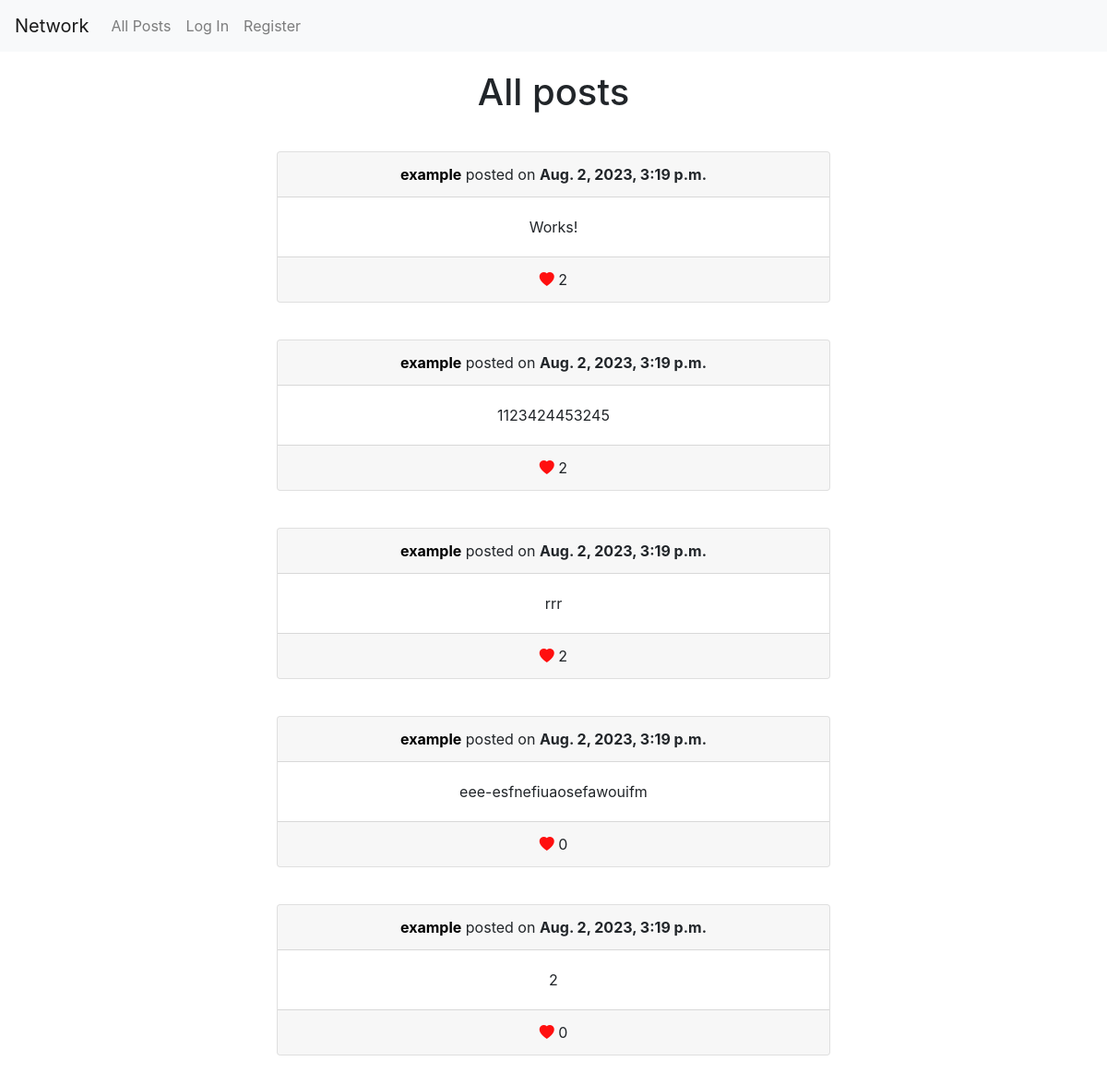
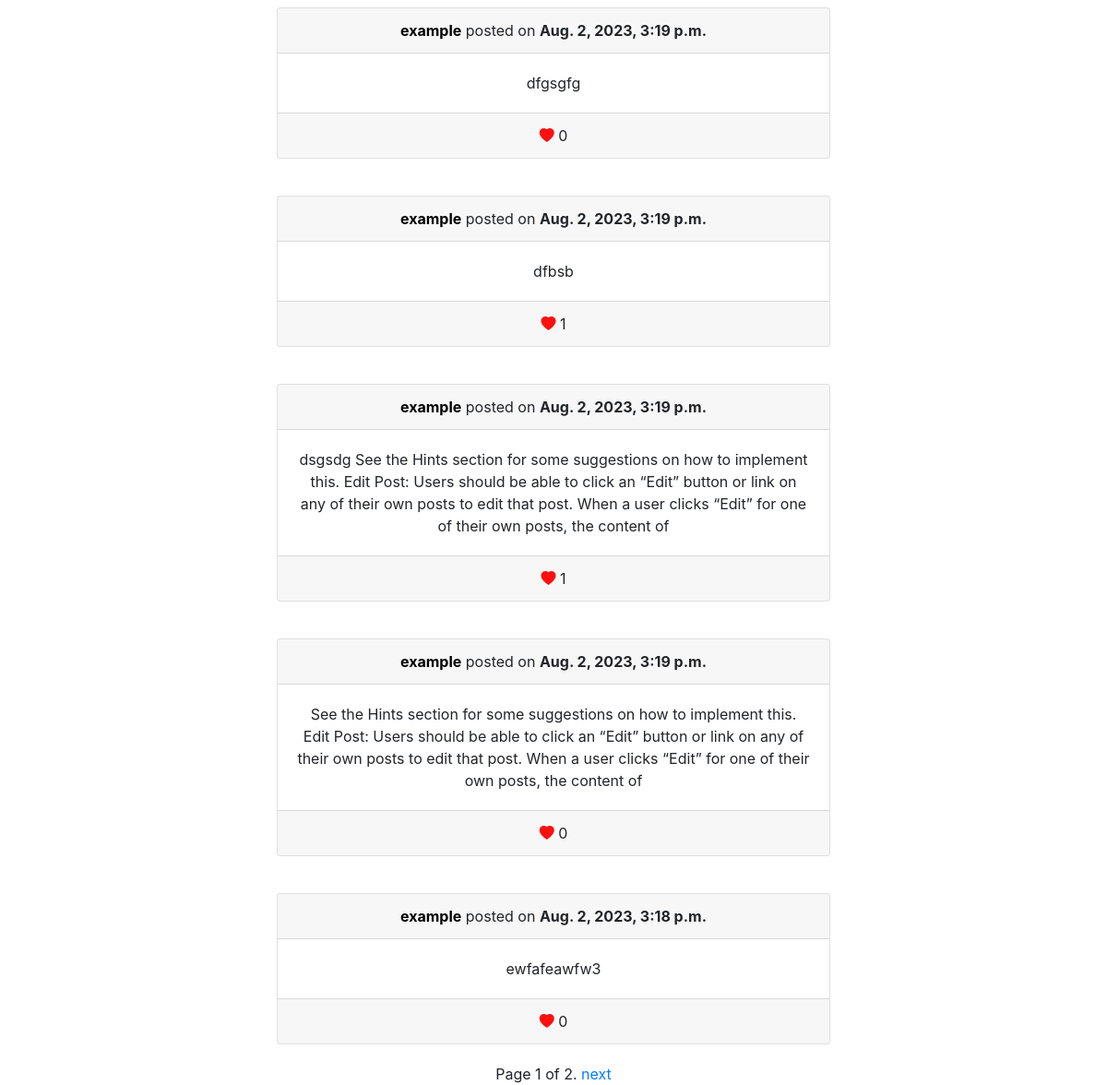
The app's page /, older data (2 pictures, top to bottom).
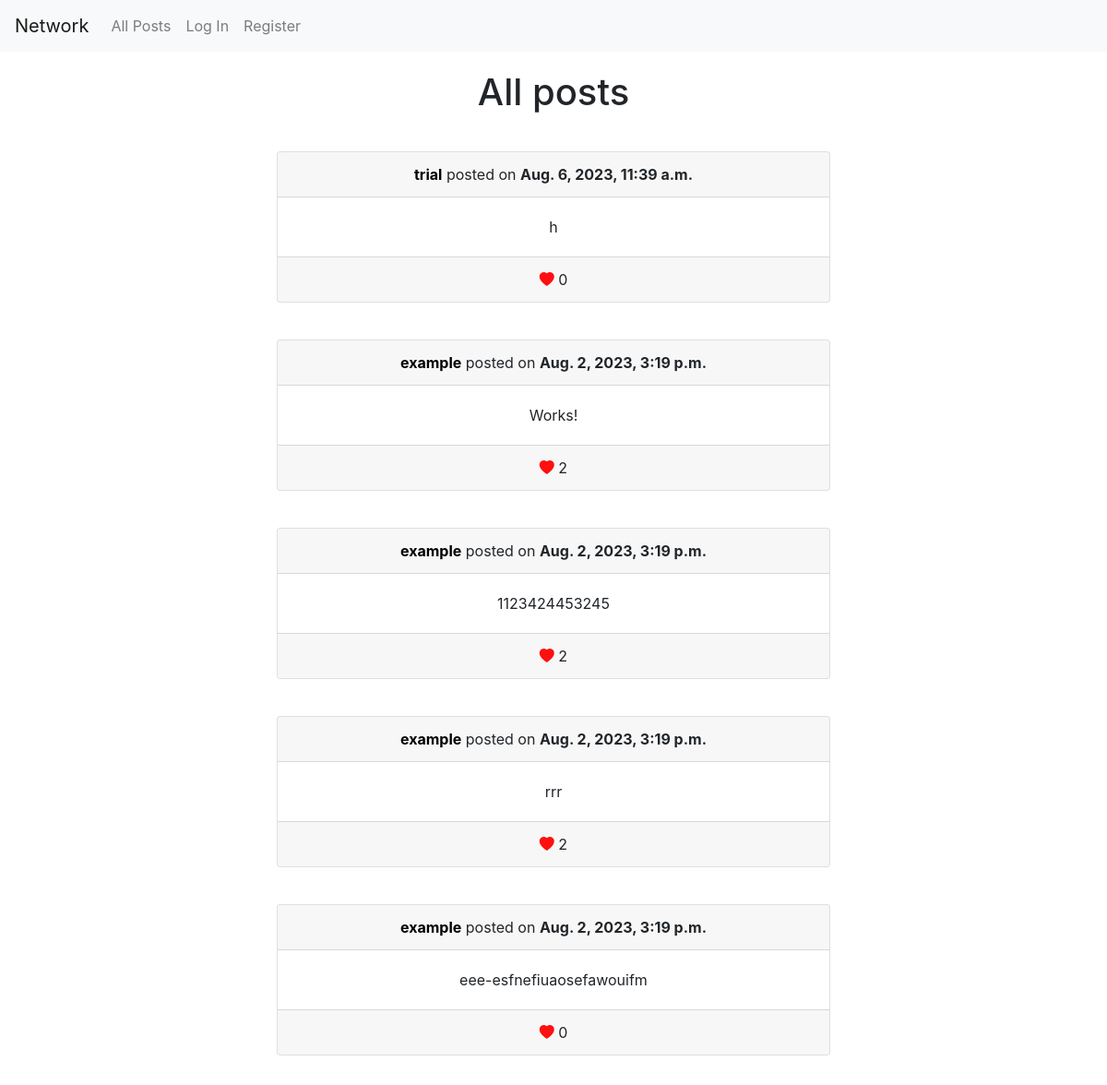
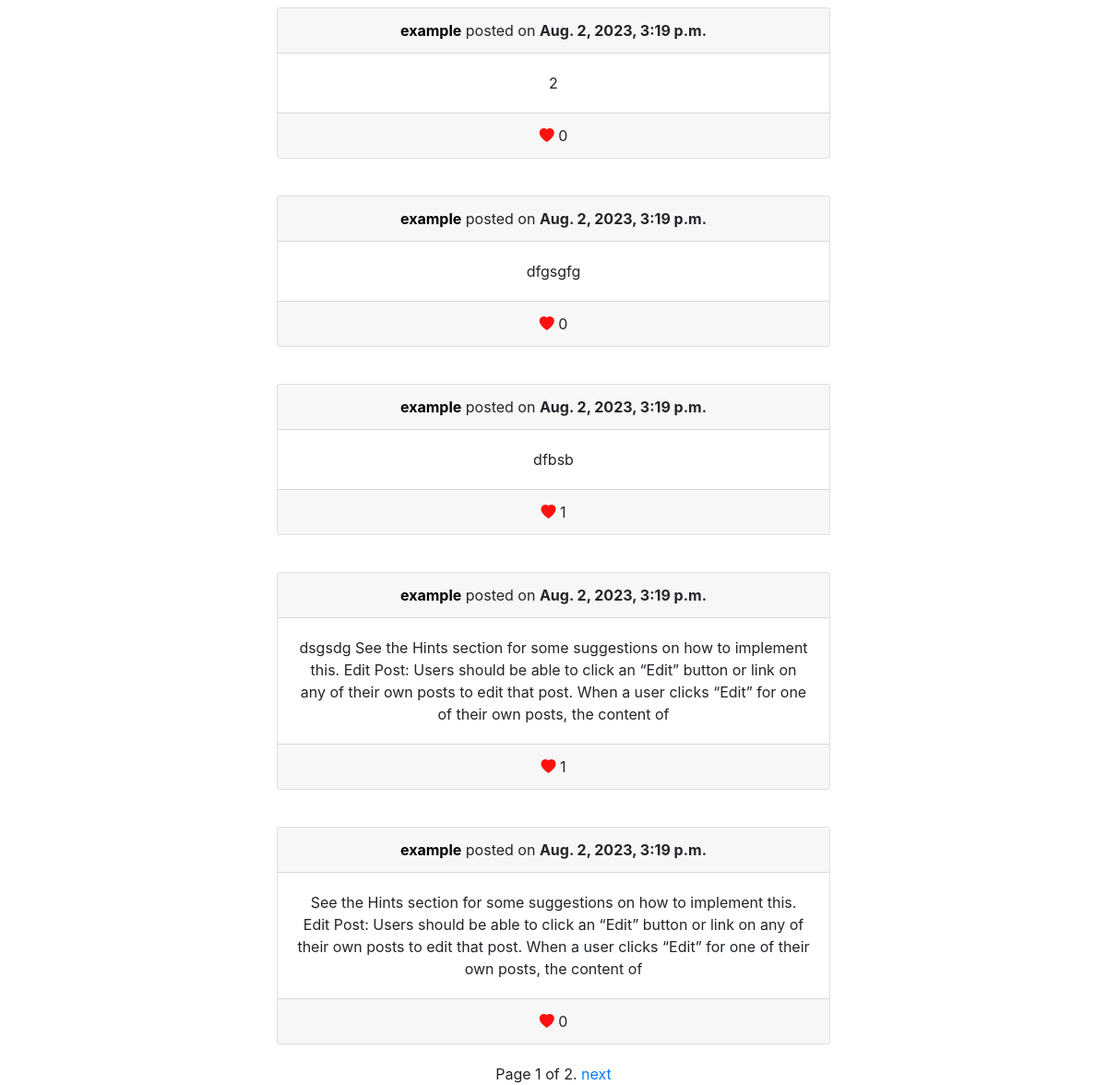
The same page, newer data (2 pictures, top to bottom).
### network/models.py (models this page shows, shortened)
class Post(models.Model):
    author = models.ForeignKey(User, on_delete=models.CASCADE, related_name='usersPosts')
    body = models.TextField()
    likes = models.ManyToManyField(User, related_name='posts_liked', null=True, blank=True)
    timestamp = models.DateTimeField(auto_now_add=True)
    def count_likes(self):
        return self.likes.count()

class User(AbstractUser):
    followers = models.ManyToManyField('self', symmetrical=False, related_name='following')

### network/views.py (the view)
# urls.py: path("", views.index, name="index"),
def index(request):
    posts = Post.objects.all().order_by('-timestamp')
    paginator = Paginator(posts, 10)  # Show 10 posts per page
    page_number = request.GET.get('page')
    page_obj = paginator.get_page(page_number)
    return render(request, 'network/index.html',{
        'page_obj': page_obj,
        })

### network/templates/network/index.html (shortened to what this page needs)
{% extends "network/layout.html" %}
{% load static %}
{% block body %}
    {% block posts %}
    <div id="posts" style="display: grid; place-items: center;">
        <h1 style="margin: 20px">All posts</h1>
        {% for post in page_obj %}
            <div class="card text-center" style="width:50%; margin: 20px;">
                <div class="card-header">
                    <a style="color: black;"
                        href="{% url 'profile' post.author.username %}"><strong>{{ post.author }}</a></strong> posted on <strong>{{ post.timestamp }}</strong>
                </div>
                <div class="card-body">
                   <div id = "post-text-{{ post.id }}" class="card-text"> {{ post.body }}</div>
                </div>
                <div class="card-footer text-body-secondary">
                    <div class="like-post" id="like-{{ post.id }}"><i class="bi bi-heart-fill" style="color: rgb(255, 15, 15);"></i>
                     {{ post.count_likes }}
                    </div>
                </div>
            </div>
        {% empty %}
            <p>No posts</p>
        {%  endfor %}
        <div class="pagination">
            <span class="step-links">
                <span class="current">
                    Page {{ page_obj.number }} of {{ page_obj.paginator.num_pages }}.
                </span>
                {% if page_obj.has_next %}
                    <a href="?page={{ page_obj.next_page_number }}">next</a>
                {% endif %}
            </span>
        </div>
    </div>
    {% endblock %}
{% endblock %}

### network/templates/network/layout.html (shortened to what this page needs)
{% load static %}
<!DOCTYPE html>
<html lang="en">
    <head>
        <link rel="stylesheet" href="https://stackpath.bootstrapcdn.com/bootstrap/4.4.1/css/bootstrap.min.css">
        <link rel="stylesheet" href="https://cdn.jsdelivr.net/npm/bootstrap-icons@1.10.5/font/bootstrap-icons.css">
        <link href="{% static 'network/styles.css' %}" rel="stylesheet">
    </head>
    <body>
        <nav class="navbar navbar-expand-lg navbar-light bg-light">
            <a class="navbar-brand" href="#">Network</a>
            <div>
              <ul class="navbar-nav mr-auto">
                <li class="nav-item">
                  <a class="nav-link" href="{% url 'index' %}">All Posts</a>
                </li>
                {% if request.user.is_authenticated %}
                    <li class="nav-item">
                        <a class="nav-link" href="{% url 'following' %}">Following</a>
                    </li>
                    <li class="nav-item">
                        <a class="nav-link" href="{% url 'logout' %}">Log Out</a>
                    </li>
                {% else %}
                    <li class="nav-item">
                        <a class="nav-link" href="{% url 'login' %}">Log In</a>
                    </li>
                    <li class="nav-item">
                        <a class="nav-link" href="{% url 'register' %}">Register</a>
                    </li>
                {% endif %}
              </ul>
            </div>
          </nav>
        <div class="body">
            {% block body %}
            {% endblock %}
        </div>
    </body>
</html>

Row changes from the older to the newer data that the page shows:
no longer on this page (row unchanged): Post: author "example", timestamp "Aug. 2, 2023, 3:18 p.m.", body "ewfafeawfw3", count_likes "0"
added Post: author "trial", timestamp "Aug. 6, 2023, 11:39 a.m.", body "h", count_likes "0"
